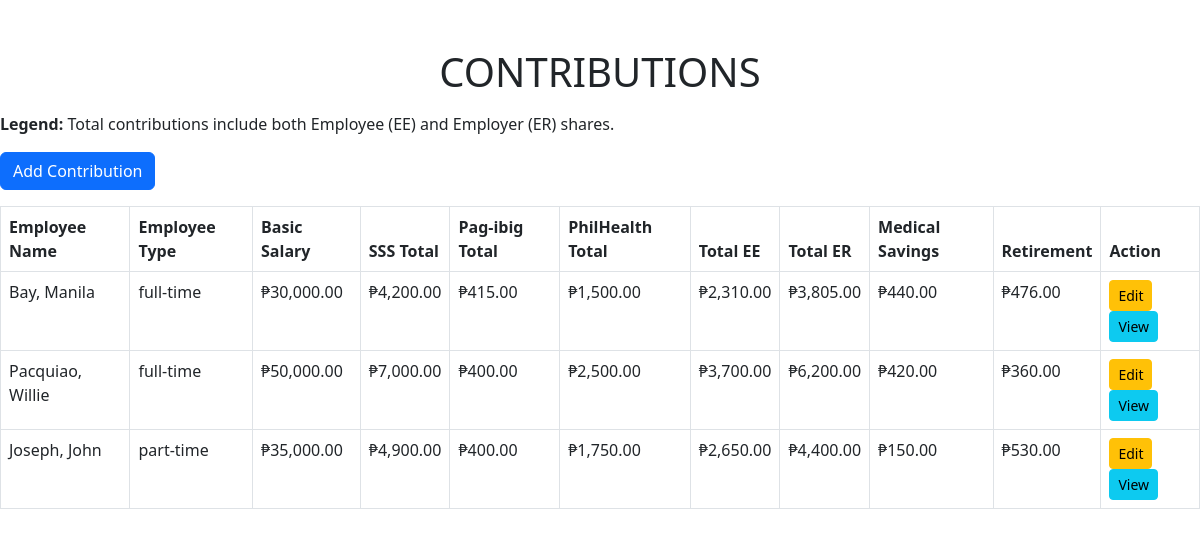
The app's page /manage_contributions.php with its own data.
### tables this page shows
CREATE TABLE `contributions` (
  `contributions_id` int(11) NOT NULL,
  `employee_id` int(11) NOT NULL,
  `sss_ee` decimal(11,0) NOT NULL,
  `pag_ibig_ee` decimal(11,0) NOT NULL,
  `philhealth_ee` decimal(11,0) NOT NULL,
  `sss_er` decimal(11,0) NOT NULL,
  `pag_ibig_er` decimal(11,0) NOT NULL,
  `philhealth_er` decimal(11,0) NOT NULL,
  `medical_savings` decimal(10,0) NOT NULL,
  `retirement` decimal(10,0) NOT NULL
);

CREATE TABLE `employees` (
  `employee_id` int(11) NOT NULL,
  `first_name` varchar(255) NOT NULL,
  `last_name` varchar(255) NOT NULL,
  `employee_type` enum('full-time','part-time') NOT NULL,
  `classification` varchar(255) NOT NULL,
  `basic_salary` decimal(10,2) NOT NULL,
  `honorarium` decimal(10,2) DEFAULT 0.00,
  `created_at` timestamp NOT NULL DEFAULT current_timestamp()
);

### manage_contributions.php (the view, shortened to what this page needs)
<?php
require 'database_connection.php';
$sql = "SELECT
            c.contributions_id,
            e.employee_id,
            CONCAT(e.last_name, ', ', e.first_name) AS Name,
            e.employee_type AS Type,
            e.basic_salary AS Basic,
            c.sss_ee, c.pag_ibig_ee, c.philhealth_ee,
            c.sss_er, c.pag_ibig_er, c.philhealth_er,
            c.medical_savings, c.retirement
        FROM contributions c
        JOIN employees e ON c.employee_id = e.employee_id";
$result = $conn->query($sql);
?>
<!DOCTYPE html>
<html lang="en">
<head>
    <link href="https://cdn.jsdelivr.net/npm/bootstrap@5.3.0/dist/css/bootstrap.min.css" rel="stylesheet">
</head>
<body>
    <div class="container mt-5 mb-3 text-center">
        <h1>CONTRIBUTIONS</h1>
    </div>
    <p><strong>Legend:</strong> Total contributions include both Employee (EE) and Employer (ER) shares.</p>
    <a href="manage_contributions_add.php" class="btn btn-primary mb-3">Add Contribution</a>
    <div id="contributions-table">
        <table class="table table-bordered">
            <thead>
                <tr>
                    <th>Employee Name</th>
                    <th>Employee Type</th>
                    <th>Basic Salary</th>
                    <th>SSS Total</th>
                    <th>Pag-ibig Total</th>
                    <th>PhilHealth Total</th>
                    <th>Total EE</th>
                    <th>Total ER</th>
                    <th>Medical Savings</th>
                    <th>Retirement</th>
                    <th>Action</th>
                </tr>
            </thead>
            <tbody>
                <?php
                if ($result->num_rows > 0) {
                    while ($row = $result->fetch_assoc()) {
                        $sss_total = $row['sss_ee'] + $row['sss_er'];
                        $pagibig_total = $row['pag_ibig_ee'] + $row['pag_ibig_er'];
                        $philhealth_total = $row['philhealth_ee'] + $row['philhealth_er'];
                        $total_ee = $row['sss_ee'] + $row['pag_ibig_ee'] + $row['philhealth_ee'];
                        $total_er = $row['sss_er'] + $row['pag_ibig_er'] + $row['philhealth_er'];
                        $medical_savings = $row['medical_savings'];
                        $retirement = $row['retirement'];
                        echo "<tr>
                    <td>{$row['Name']}</td>
                    <td>{$row['Type']}</td>
                    <td>₱" . number_format($row['Basic'], 2) . "</td>
                    <td>₱" . number_format($sss_total, 2) . "</td>
                    <td>₱" . number_format($pagibig_total, 2) . "</td>
                    <td>₱" . number_format($philhealth_total, 2) . "</td>
                    <td>₱" . number_format($total_ee, 2) . "</td>
                    <td>₱" . number_format($total_er, 2) . "</td>
                    <td>₱" . number_format($medical_savings, 2) . "</td>
                    <td>₱" . number_format($retirement, 2) . "</td>
                    <td>
                        <a href='manage_contributions_edit.php?id={$row['contributions_id']}' class='btn btn-warning btn-sm'>Edit</a>
                        <button class='btn btn-info btn-sm' data-bs-toggle='modal' data-bs-target='#viewModal'
                            onclick='loadModal({$row['contributions_id']})'>View</button>
                    </td>
                </tr>";
                    }
                } else {
                    echo "<tr><td colspan='11'>No data found</td></tr>";
                }
                ?>
            </tbody>
        </table>
    </div>
</body>
</html>

### records on screen
contributions: Name "Bay, Manila", employee.employee_type "full-time", employee.basic_salary "30,000.00", sss_total "4,200.00", pagibig_total "415.00", philhealth_total "1,500.00", total_ee "2,310.00", total_er "3,805.00", medical_savings "440.00", retirement "476.00"
contributions: Name "Pacquiao, Willie", employee.employee_type "full-time", employee.basic_salary "50,000.00", sss_total "7,000.00", pagibig_total "400.00", philhealth_total "2,500.00", total_ee "3,700.00", total_er "6,200.00", medical_savings "420.00", retirement "360.00"
contributions: Name "Joseph, John", employee.employee_type "part-time", employee.basic_salary "35,000.00", sss_total "4,900.00", pagibig_total "400.00", philhealth_total "1,750.00", total_ee "2,650.00", total_er "4,400.00", medical_savings "150.00", retirement "530.00"
